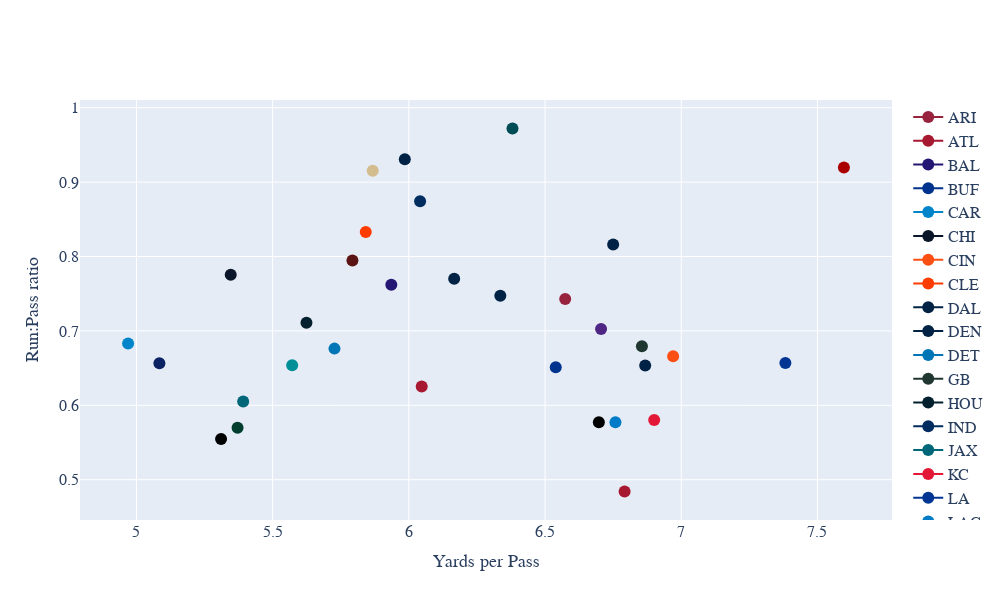

The notebook cell this image was saved under:
### Code cell
fig = go.Figure()
for i in range(len(df_run_pass)):
    fig.add_trace(
        go.Scatter(
            x=[df_run_pass['yds_per_pass_attempt'][i]], 
            y=[df_run_pass['run-pass ratio'][i]], 
            name=df_run_pass['posteam'][i], 
            # mode="markers", 
            marker=dict(size=12,
                        color=df_run_pass['team_color'][i])
            # fill=df_run_pass['team_color'][i],
            # hovertemplate=f"<b>{name}</b><br>%{{y}} yds through week %{{x}}<extra></extra>"
        )
    )
    
fig.update_layout(
    font_family="Averta, sans-serif",
    hoverlabel_font_family="Averta, sans-serif",
    xaxis_title_text="Yards per Pass",
    xaxis_title_font_size=18,
    xaxis_tickfont_size=16,
    yaxis_title_text="Run:Pass ratio",
    yaxis_title_font_size=18,
    yaxis_tickfont_size=16,
    hoverlabel_font_size=16,
    legend_font_size=16,
    height=600,
    width=1000
)
        
fig.show()

### Figure 1 — Plotly figure (JSON) as saved in the notebook; plotly's stock layout.template omitted (floating-point values rounded to 4 significant figures)
{"data": [{"marker": {"color": "#97233F", "size": 12}, "name": "ARI", "type": "scatter", "x": [6.574], "y": [0.7429]}, {"marker": {"color": "#A71930", "size": 12}, "name": "ATL", "type": "scatter", "x": [6.047], "y": [0.6254]}, {"marker": {"color": "#241773", "size": 12}, "name": "BAL", "type": "scatter", "x": [5.936], "y": [0.762]}, {"marker": {"color": "#00338D", "size": 12}, "name": "BUF", "type": "scatter", "x": [6.539], "y": [0.6511]}, {"marker": {"color": "#0085CA", "size": 12}, "name": "CAR", "type": "scatter", "x": [4.969], "y": [0.683]}, {"marker": {"color": "#0B162A", "size": 12}, "name": "CHI", "type": "scatter", "x": [5.346], "y": [0.7754]}, {"marker": {"color": "#FB4F14", "size": 12}, "name": "CIN", "type": "scatter", "x": [6.97], "y": [0.6658]}, {"marker": {"color": "#FF3C00", "size": 12}, "name": "CLE", "type": "scatter", "x": [5.842], "y": [0.833]}, {"marker": {"color": "#002244", "size": 12}, "name": "DAL", "type": "scatter", "x": [6.868], "y": [0.6535]}, {"marker": {"color": "#002244", "size": 12}, "name": "DEN", "type": "scatter", "x": [6.166], "y": [0.7702]}, {"marker": {"color": "#0076B6", "size": 12}, "name": "DET", "type": "scatter", "x": [5.727], "y": [0.6762]}, {"marker": {"color": "#203731", "size": 12}, "name": "GB", "type": "scatter", "x": [6.856], "y": [0.6793]}, {"marker": {"color": "#03202F", "size": 12}, "name": "HOU", "type": "scatter", "x": [5.624], "y": [0.7109]}, {"marker": {"color": "#002C5F", "size": 12}, "name": "IND", "type": "scatter", "x": [6.041], "y": [0.8743]}, {"marker": {"color": "#006778", "size": 12}, "name": "JAX", "type": "scatter", "x": [5.392], "y": [0.605]}, {"marker": {"color": "#E31837", "size": 12}, "name": "KC", "type": "scatter", "x": [6.901], "y": [0.5801]}, {"marker": {"color": "#003594", "size": 12}, "name": "LA", "type": "scatter", "x": [7.382], "y": [0.657]}, {"marker": {"color": "#007BC7", "size": 12}, "name": "LAC", "type": "scatter", "x": [6.758], "y": [0.5772]}, {"marker": {"color": "#000000", "size": 12}, "name": "LV", "type": "scatter", "x": [6.698], "y": [0.5773]}, {"marker": {"color": "#008E97", "size": 12}, "name": "MIA", "type": "scatter", "x": [5.572], "y": [0.654]}, {"marker": {"color": "#4F2683", "size": 12}, "name": "MIN", "type": "scatter", "x": [6.706], "y": [0.7025]}, {"marker": {"color": "#002244", "size": 12}, "name": "NE", "type": "scatter", "x": [6.75], "y": [0.8162]}, {"marker": {"color": "#D3BC8D", "size": 12}, "name": "NO", "type": "scatter", "x": [5.867], "y": [0.9153]}, {"marker": {"color": "#0B2265", "size": 12}, "name": "NYG", "type": "scatter", "x": [5.084], "y": [0.6566]}, {"marker": {"color": "#003F2D", "size": 12}, "name": "NYJ", "type": "scatter", "x": [5.371], "y": [0.5697]}, {"marker": {"color": "#004C54", "size": 12}, "name": "PHI", "type": "scatter", "x": [6.38], "y": [0.9721]}, {"marker": {"color": "#000000", "size": 12}, "name": "PIT", "type": "scatter", "x": [5.311], "y": [0.5547]}, {"marker": {"color": "#002244", "size": 12}, "name": "SEA", "type": "scatter", "x": [6.336], "y": [0.7472]}, {"marker": {"color": "#AA0000", "size": 12}, "name": "SF", "type": "scatter", "x": [7.597], "y": [0.9197]}, {"marker": {"color": "#A71930", "size": 12}, "name": "TB", "type": "scatter", "x": [6.792], "y": [0.4841]}, {"marker": {"color": "#002244", "size": 12}, "name": "TEN", "type": "scatter", "x": [5.985], "y": [0.9308]}, {"marker": {"color": "#5A1414", "size": 12}, "name": "WAS", "type": "scatter", "x": [5.793], "y": [0.7946]}], "layout": {"font": {"family": "Averta, sans-serif"}, "height": 600, "hoverlabel": {"font": {"family": "Averta, sans-serif", "size": 16}}, "legend": {"font": {"size": 16}}, "width": 1000, "xaxis": {"autorange": true, "range": [4.793, 7.774], "tickfont": {"size": 16}, "title": {"font": {"size": 18}, "text": "Yards per Pass"}, "type": "linear"}, "yaxis": {"autorange": true, "range": [0.4458, 1.01], "tickfont": {"size": 16}, "title": {"font": {"size": 18}, "text": "Run:Pass ratio"}, "type": "linear"}}}
